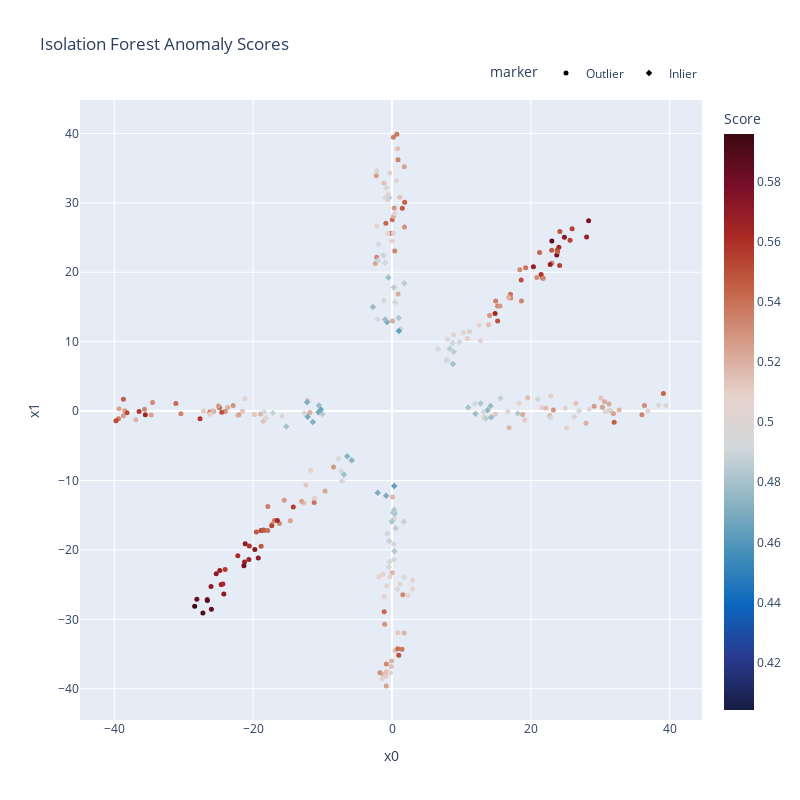

Notebook code for this chart:
### Code cell
plot_anomaly_score_2d(test_data, "Score", title = "Isolation Forest Anomaly Scores",marker_size = 5)

### Figure 1 — Plotly figure (JSON) as saved in the notebook; plotly's stock layout.template omitted (floating-point values rounded to 4 significant figures; data arrays with more than 128 entries replaced by an {"elided": "..."} marker saying what was removed)
{"data": [{"hovertemplate": "marker=x<br>x0=%{x}<br>x1=%{y}<br>Score=%{marker.color}<extra></extra>", "legendgroup": "x", "marker": {"color": {"elided": "219 float values"}, "coloraxis": "coloraxis", "size": 5, "symbol": "circle"}, "mode": "markers", "name": "Outlier", "orientation": "v", "showlegend": true, "type": "scatter", "x": {"elided": "219 float values"}, "xaxis": "x", "y": {"elided": "219 float values"}, "yaxis": "y"}, {"hovertemplate": "marker=circle<br>x0=%{x}<br>x1=%{y}<br>Score=%{marker.color}<extra></extra>", "legendgroup": "circle", "marker": {"color": [0.4969, 0.4791, 0.4873, 0.4937, 0.4979, 0.4859, 0.4831, 0.4952, 0.4984, 0.4741, 0.4932, 0.4998, 0.4823, 0.477, 0.481, 0.4991, 0.4956, 0.4766, 0.4684, 0.4709, 0.4809, 0.4686, 0.4986, 0.484, 0.4663, 0.4936, 0.4717, 0.4767, 0.4879, 0.4957, 0.4916, 0.4954, 0.4681, 0.4858, 0.4979, 0.4936, 0.4818, 0.4975, 0.4889, 0.4779, 0.4893, 0.4887, 0.4634, 0.4781, 0.488, 0.4939, 0.4858, 0.4787, 0.4953, 0.4887, 0.4962, 0.498, 0.4929, 0.4625, 0.4913, 0.4701, 0.4962, 0.4696, 0.4941, 0.4972, 0.4893, 0.4835, 0.483, 0.4784, 0.4924, 0.4815, 0.4845, 0.4865, 0.4902, 0.4797, 0.4865, 0.4913, 0.4952, 0.4855, 0.4918, 0.4733, 0.4947, 0.4791, 0.473, 0.4959, 0.4944], "coloraxis": "coloraxis", "size": 5, "symbol": "diamond"}, "mode": "markers", "name": "Inlier", "orientation": "v", "showlegend": true, "type": "scatter", "x": [31.24, 12.03, 15.63, 38.38, 26.95, 13.53, 18.12, 21.0, 22.79, 13.77, 13.21, 26.26, 12.76, 14.18, 10.97, 16.68, 11.96, 14.29, -12.16, -12.23, -15.24, -10.6, -18.14, -10.03, -10.26, -18.43, -11.41, -10.53, -17.15, -12.66, -1.005, -0.8135, -0.7332, 0.2551, -1.961, -2.059, 0.959, -0.9389, 1.224, -0.9883, -1.258, -2.032, 0.9884, -2.757, -0.3571, -1.186, 1.767, -0.5271, 0.4425, 1.696, 0.7819, 0.3172, -0.6869, 0.3168, 0.3067, -0.8509, -0.3404, -2.055, 1.764, 0.2549, -0.3924, 0.3174, 0.3598, 0.3601, -0.4576, -0.03058, 0.132, 0.5301, 8.733, 8.785, 8.901, 6.616, 8.02, 8.324, 9.722, -5.802, -7.737, -6.925, -6.455, -7.187, -7.321], "xaxis": "x", "y": [0.07243, -0.3787, 1.847, 0.8536, 0.007131, -1.083, -0.36, 1.713, -0.9509, 0.123, -0.1237, -0.8168, 1.095, 0.7424, 0.5221, -0.04538, 1.073, -0.8865, -0.8086, 1.27, -2.205, -0.1634, -0.9836, -0.4292, 0.2404, -0.1401, -1.574, 0.7967, -0.2843, -0.2672, 21.35, 32.17, 12.83, 17.81, 24.03, 13.24, 13.41, 30.78, 11.82, 13.2, 22.42, 21.71, 11.55, 14.98, 30.74, 15.94, 18.43, 19.23, 15.67, -15.94, -25.65, -15.44, -17.66, -10.8, -21.37, -12.21, -21.69, -11.77, -23.94, -19.15, -18.7, -14.21, -20.18, -14.74, -22.47, -15.92, -14.63, -16.89, 9.824, 6.77, 8.503, 8.946, 7.314, 8.983, 9.927, -7.098, -6.864, -9.128, -6.51, -10.08, -8.648], "yaxis": "y"}], "layout": {"coloraxis": {"cmid": 0.5, "colorbar": {"title": {"text": "Score"}}, "colorscale": [[0, "rgb(23, 28, 66)"], [0.09091, "rgb(41, 58, 143)"], [0.1818, "rgb(11, 102, 189)"], [0.2727, "rgb(69, 144, 185)"], [0.3636, "rgb(142, 181, 194)"], [0.4545, "rgb(210, 216, 219)"], [0.5455, "rgb(230, 210, 204)"], [0.6364, "rgb(213, 157, 137)"], [0.7273, "rgb(196, 101, 72)"], [0.8182, "rgb(172, 43, 36)"], [0.9091, "rgb(120, 14, 40)"], [1, "rgb(60, 9, 17)"]]}, "height": 800, "legend": {"orientation": "h", "title": {"text": "marker"}, "tracegroupgap": 0, "x": 1, "xanchor": "right", "y": 1.02, "yanchor": "bottom"}, "title": {"text": "Isolation Forest Anomaly Scores"}, "width": 800, "xaxis": {"anchor": "y", "autorange": true, "domain": [0, 1], "range": [-44.67, 44.37], "scaleanchor": "y", "scaleratio": 1, "title": {"text": "x0"}, "type": "linear"}, "yaxis": {"anchor": "x", "autorange": true, "domain": [0, 1], "range": [-44.51, 44.82], "scaleanchor": "x", "scaleratio": 1, "title": {"text": "x1"}, "type": "linear"}}}
